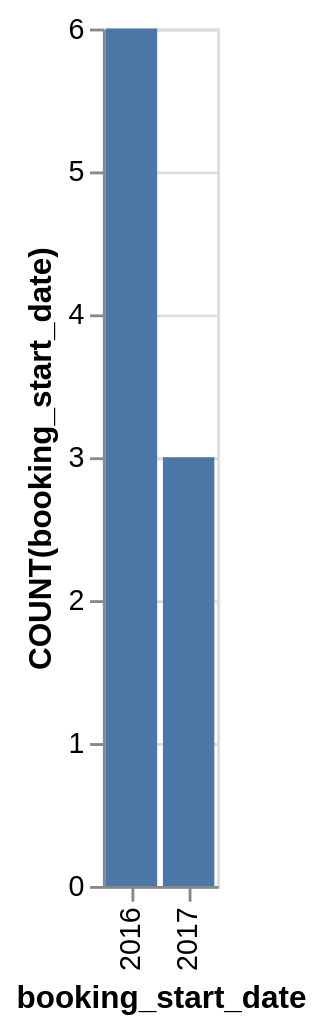

Specify this chart in Vega-Lite:
### Vega-Lite specification from a JSON file in a GitHub repository (floating-point values rounded to 4 significant figures)
{"data": {"values": [{"x_data": "2016", "y_data": 6}, {"x_data": "2017", "y_data": 3}]}, "mark": "bar", "encoding": {"x": {"field": "x_data", "type": "nominal", "title": "booking_start_date", "sort": "ascending"}, "y": {"field": "y_data", "type": "quantitative", "title": "COUNT(booking_start_date)"}}}
